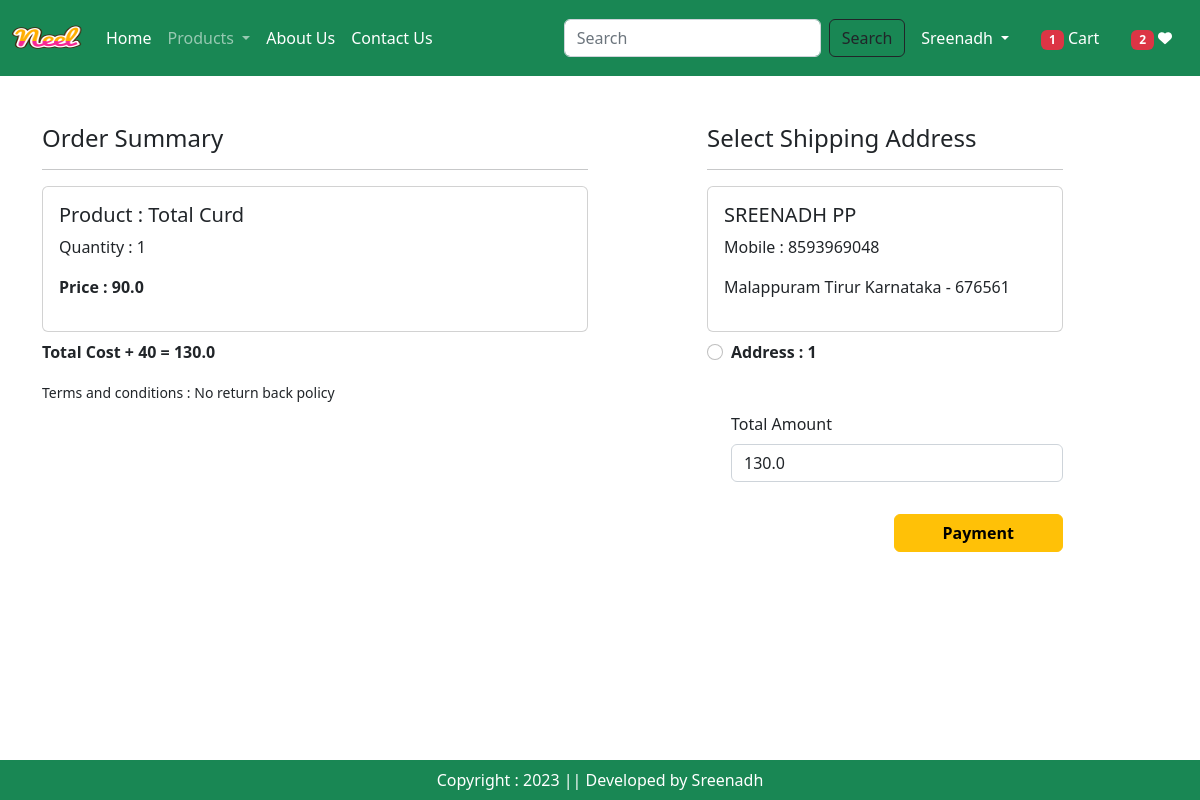
Screenshot of /checkout/ (signed in) with the database file from the repository.
### app/models.py (models this page shows, shortened)
class Cart(models.Model):
    user = models.ForeignKey(User, on_delete=models.CASCADE)
    products = models.ForeignKey(Product, on_delete=models.CASCADE)
    quantity = models.PositiveIntegerField(default=1)

class Product(models.Model):
    title = models.CharField(max_length=100)
    selling_price = models.FloatField()
    discounted_price = models.FloatField()
    description = models.TextField()
    composition = models.TextField(default="")
    prodapp = models.TextField(default="")
    category = models.CharField(choices=CATEGORY_CHOICES, max_length=2)
    product_image = models.ImageField(upload_to='product')

### users/models.py (models this page shows)
class Customer(models.Model):
    user = models.ForeignKey(User, on_delete=models.CASCADE)
    name = models.CharField(max_length=200)
    locality = models.CharField(max_length=200)
    city = models.CharField(max_length=50)
    mobile = models.IntegerField(default=0)
    zipcode = models.IntegerField()
    state = models.CharField(choices=STATE_CHOICES, max_length=100)
    def __str__(self) -> str:
        return self.name

### app/views.py (the view, shortened to what this page needs)
# urls.py: path('checkout/', views.checkout.as_view(), name='checkout'),
@method_decorator(login_required, name='dispatch')
class checkout(View):
    def get(self, request):
        totalitem = 0
        wishitem = 0
        if request.user.is_authenticated:
            user = request.user
            totalitem = len(Cart.objects.filter(user=user))
            wishitem = len(Wishlist.objects.filter(user=user))
        add = Customer.objects.filter(user = self.request.user)
        print(add)
        cart_items  = Cart.objects.filter(user=self.request.user)
        cust_id = request.GET.get('cust_id')
        print(cust_id)
        famount = 0
        for item in cart_items:
            value = item.products.discounted_price * item.quantity
            famount = famount + value
        totalamount = famount + 40
        razoramount = int(totalamount * 100)
        client = razorpay.Client(auth = (settings.RAZOR_KEY_ID, settings.RAZOR_KEY_SECRET))
        data = { "amount": razoramount, "currency": "INR", "receipt": "order_rcptid_11" }
        payment_response = client.order.create(data=data)
        print(payment_response)
        order_id = payment_response['id']
        order_status = payment_response['status']
        return render(request, 'app/checkout.html', locals())

### app/templates/app/checkout.html (shortened to what this page needs)
{% extends 'app/base.html' %}
{% load static %}
{% block main-content %}
<div class="container">
    {% if cart_items %}
    <div class="row mt-5">
        <div class="col-sm-6">
            <h4>Order Summary</h4>
            <hr>
            {% for item in cart_items %}
                <div class="card mb-2">
                    <div class="card-body">
                        <h5>Product : {{ item.products.title }}</h5>
                        <p>Quantity : {{ item.quantity }}</p>
                        <p class="fw-bold">Price : {{ item.products.discounted_price }}</p>
                    </div>
                </div>
            {% endfor %}
            <p class="fw-bold">Total Cost + 40 = {{ totalamount }}</p>
            <small>Terms and conditions : No return back policy</small>
        </div>
        <div class="col-sm-4 offset-sm-1">
            <h4>Select Shipping Address</h4>
            <hr>
            <form action="" method="POST" id="myform">
                {% for ad in add %}
                <div class="card">
                    <div class="card-body">
                        <h5>{{ ad.name }}</h5>
                        <p>Mobile : {{ ad.mobile }}</p>
                        <p>{{ ad.locality }} {{ ad.city }} {{ ad.state }} - {{ ad.zipcode }}</p>
                    </div>
                </div>
                <div class="form-check mt-2 mb-5">
                    <input class="form-check-input" type="radio" name="custid" id="custadd{{forloop.counter}}" value="{{ad.id}}">
                    <label for="custadd{{forloop.counter}}" class="form-check-label fw-bold">Address : {{forloop.counter}}</label>
                </div>
                {% endfor %}
                <div class="form-check mb-3">
                    <label for="totalamount" class="form-label">Total Amount</label>
                    <input type="number" class="form-control" name="totalamount" value = "{{totalamount}}" readonly>
                </div>
                <div class="text-end">
                    <button id="rzp-button1" type="submit" class="btn btn-warning mb-5 mt-3 px-5 fw-bold">Payment</button>
                </div>
            </form>
        </div>
    </div>
    {% else %}
        <h1 class="text-center">Order is Empty</h1>
    {% endif %}
</div>
{% endblock %}

### app/templates/app/base.html (shortened to what this page needs)
<!DOCTYPE html>
{% load static %}
<html lang="en">
<head>
    <link href="https://cdn.jsdelivr.net/npm/bootstrap@5.2.3/dist/css/bootstrap.min.css" rel="stylesheet">
    <link rel="stylesheet" href="{% static 'app/css/owl.carousel.min.css' %}">
    <link rel="stylesheet" href="{% static 'app/css/all.min.css' %}">
    <link rel="stylesheet" type="text/css" href="{% static 'app/css/style.css' %}">
</head>
<body>
    <nav class="navbar navbar-expand-lg navbar-dark bg-success">
        <div class="container-fluid">
          <a class="navbar-brand" href="#">
            <img  src="{% static 'app/images/neel.png' %}" alt="" width="70" height="50">
          </a>
          <div class="collapse navbar-collapse" id="navbarSupportedContent">
            <ul class="navbar-nav me-auto mb-2 mb-lg-0">
              <li class="nav-item">
                <a class="nav-link active" aria-current="page" href="/">Home</a>
              </li>
              <li class="nav-item dropdown">
                <a class="nav-link dropdown-toggle" href="#" role="button" data-bs-toggle="dropdown" aria-expanded="false">
                  Products
                </a>
              </li>
              <li class="nav-item">
                <a class="nav-link text-white" href="{% url 'about' %}">About Us</a>
              </li>
              <li class="nav-item">
                <a class="nav-link text-white" href="{% url 'contact' %}">Contact Us</a>
              </li>
            </ul>
            <form class="d-flex" role="search" action="/search">
              <input class="form-control me-2" type="search" placeholder="Search" name="search" aria-label="Search">
              <button class="btn btn-outline-dark" type="submit">Search</button>
          </form>
          </div>
          <ul class="navbar-nav me-auto mb-lg-0">
            {% if request.user.is_authenticated %}
            <li class="nav-item dropdown mx-2">
                <a class="nav-link dropdown-toggle text-white" href="#" role="button" data-bs-toggle="dropdown"
                    aria-expanded="false"> {{request.user |capfirst}}
                </a>
            </li>
            <li class="nav-item dropdown mx-2">
                <a href="{% url 'showcart' %}" class="nav-link text-white">
                    <span id="totalitem" class="badge bg-danger">{% if totalitem > 0 %} {{ totalitem }} {% endif %}</span> Cart
                </a>
            </li>
            <li class="nav-item dropdown mx-2">
                <a href="{% url 'wishlist' %}" class="nav-link text-white">
                    <span id="wishitem" class="badge bg-danger">{% if wishitem > 0 %} {{ wishitem }} {% endif %}</span> <i class="fas fa-heart fa-sm"></i>
                </a>
            </li>
            {% endif %}
          </ul>
        </div>
    </nav>
    {% block main-content %}{% endblock %}
    <footer class="container-fluid bg-success text-center fixed-bottom text-white p-2 mt-5">
        Copyright : 2023 || Developed by Sreenadh
    </footer>
</body>
</html>

### rows the page displays
Cart: products "Total Curd", quantity "1", products.discounted_price "90.0"
Customer: name "SREENADH PP", mobile "8593969048", locality "Malappuram", city "Tirur", state "Karnataka", zipcode "676561"

### other values shown
{{ request.user |capfirst }} "Sreenadh"
{{ totalitem }} "1"
{{ wishitem }} "2"
{{ totalamount }} "130.0"
